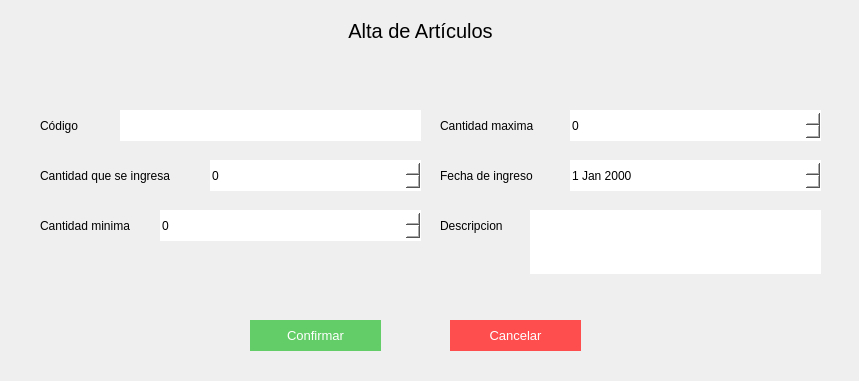
<?xml version="1.0" encoding="UTF-8"?>
<ui version="4.0">
 <class>Form</class>
 <widget class="QWidget" name="Form">
  <property name="geometry">
   <rect>
    <x>0</x>
    <y>0</y>
    <width>859</width>
    <height>381</height>
   </rect>
  </property>
  <property name="windowTitle">
   <string>Form</string>
  </property>
  <widget class="QLabel" name="label_2">
   <property name="geometry">
    <rect>
     <x>30</x>
     <y>10</y>
     <width>781</width>
     <height>41</height>
    </rect>
   </property>
   <property name="styleSheet">
    <string notr="true">font-size:20px;
</string>
   </property>
   <property name="text">
    <string>Alta de Artículos</string>
   </property>
   <property name="alignment">
    <set>Qt::AlignCenter</set>
   </property>
  </widget>
  <widget class="QLineEdit" name="lineEdit">
   <property name="geometry">
    <rect>
     <x>120</x>
     <y>110</y>
     <width>301</width>
     <height>31</height>
    </rect>
   </property>
   <property name="styleSheet">
    <string notr="true">border:none;
background-color: rgb(255, 255, 255);
font: 11pt &quot;MS Shell Dlg 2&quot;;</string>
   </property>
   <property name="text">
    <string/>
   </property>
  </widget>
  <widget class="QLabel" name="label">
   <property name="geometry">
    <rect>
     <x>40</x>
     <y>110</y>
     <width>71</width>
     <height>31</height>
    </rect>
   </property>
   <property name="styleSheet">
    <string notr="true">font: 11pt &quot;MS Shell Dlg 2&quot;;
text-align:center;</string>
   </property>
   <property name="text">
    <string>Código</string>
   </property>
  </widget>
  <widget class="QLabel" name="label_4">
   <property name="geometry">
    <rect>
     <x>40</x>
     <y>160</y>
     <width>171</width>
     <height>31</height>
    </rect>
   </property>
   <property name="styleSheet">
    <string notr="true">font: 11pt &quot;MS Shell Dlg 2&quot;;
text-align:center;</string>
   </property>
   <property name="text">
    <string>Cantidad que se ingresa</string>
   </property>
  </widget>
  <widget class="QLabel" name="label_5">
   <property name="geometry">
    <rect>
     <x>40</x>
     <y>210</y>
     <width>121</width>
     <height>31</height>
    </rect>
   </property>
   <property name="styleSheet">
    <string notr="true">font: 11pt &quot;MS Shell Dlg 2&quot;;
text-align:center;</string>
   </property>
   <property name="text">
    <string>Cantidad minima</string>
   </property>
  </widget>
  <widget class="QPushButton" name="pushButton_2">
   <property name="geometry">
    <rect>
     <x>250</x>
     <y>320</y>
     <width>131</width>
     <height>31</height>
    </rect>
   </property>
   <property name="styleSheet">
    <string notr="true">background-color: rgb(99, 206, 104);
color:white;
font-size:10pt;
border:none;</string>
   </property>
   <property name="text">
    <string>Confirmar</string>
   </property>
  </widget>
  <widget class="QPushButton" name="pushButton">
   <property name="geometry">
    <rect>
     <x>450</x>
     <y>320</y>
     <width>131</width>
     <height>31</height>
    </rect>
   </property>
   <property name="styleSheet">
    <string notr="true">color:white;
font-size:10pt;
border:none;
background-color:#ff4e4e;</string>
   </property>
   <property name="text">
    <string>Cancelar</string>
   </property>
  </widget>
  <widget class="QLabel" name="label_8">
   <property name="geometry">
    <rect>
     <x>440</x>
     <y>110</y>
     <width>121</width>
     <height>31</height>
    </rect>
   </property>
   <property name="styleSheet">
    <string notr="true">font: 11pt &quot;MS Shell Dlg 2&quot;;
text-align:center;</string>
   </property>
   <property name="text">
    <string>Cantidad maxima</string>
   </property>
  </widget>
  <widget class="QLabel" name="label_9">
   <property name="geometry">
    <rect>
     <x>440</x>
     <y>160</y>
     <width>121</width>
     <height>31</height>
    </rect>
   </property>
   <property name="styleSheet">
    <string notr="true">font: 11pt &quot;MS Shell Dlg 2&quot;;
text-align:center;</string>
   </property>
   <property name="text">
    <string>Fecha de ingreso </string>
   </property>
  </widget>
  <widget class="QDateEdit" name="dateEdit">
   <property name="geometry">
    <rect>
     <x>570</x>
     <y>160</y>
     <width>251</width>
     <height>31</height>
    </rect>
   </property>
   <property name="styleSheet">
    <string notr="true">border:none;
background-color: rgb(255, 255, 255);
font: 11pt &quot;MS Shell Dlg 2&quot;;</string>
   </property>
  </widget>
  <widget class="QSpinBox" name="spinBox">
   <property name="geometry">
    <rect>
     <x>210</x>
     <y>160</y>
     <width>211</width>
     <height>31</height>
    </rect>
   </property>
   <property name="styleSheet">
    <string notr="true">border:none;
background-color: rgb(255, 255, 255);
font: 11pt &quot;MS Shell Dlg 2&quot;;</string>
   </property>
  </widget>
  <widget class="QSpinBox" name="spinBox_2">
   <property name="geometry">
    <rect>
     <x>160</x>
     <y>210</y>
     <width>261</width>
     <height>31</height>
    </rect>
   </property>
   <property name="styleSheet">
    <string notr="true">border:none;
background-color: rgb(255, 255, 255);
font: 11pt &quot;MS Shell Dlg 2&quot;;</string>
   </property>
  </widget>
  <widget class="QSpinBox" name="spinBox_3">
   <property name="geometry">
    <rect>
     <x>570</x>
     <y>110</y>
     <width>251</width>
     <height>31</height>
    </rect>
   </property>
   <property name="styleSheet">
    <string notr="true">border:none;
background-color: rgb(255, 255, 255);
font: 11pt &quot;MS Shell Dlg 2&quot;;</string>
   </property>
  </widget>
  <widget class="QLabel" name="label_10">
   <property name="geometry">
    <rect>
     <x>440</x>
     <y>210</y>
     <width>121</width>
     <height>31</height>
    </rect>
   </property>
   <property name="styleSheet">
    <string notr="true">font: 11pt &quot;MS Shell Dlg 2&quot;;
text-align:center;</string>
   </property>
   <property name="text">
    <string>Descripcion</string>
   </property>
  </widget>
  <widget class="QPlainTextEdit" name="plainTextEdit">
   <property name="geometry">
    <rect>
     <x>530</x>
     <y>210</y>
     <width>291</width>
     <height>64</height>
    </rect>
   </property>
   <property name="styleSheet">
    <string notr="true">border:none;
background-color: rgb(255, 255, 255);
font: 11pt &quot;MS Shell Dlg 2&quot;;</string>
   </property>
  </widget>
 </widget>
 <resources/>
 <connections/>
</ui>
